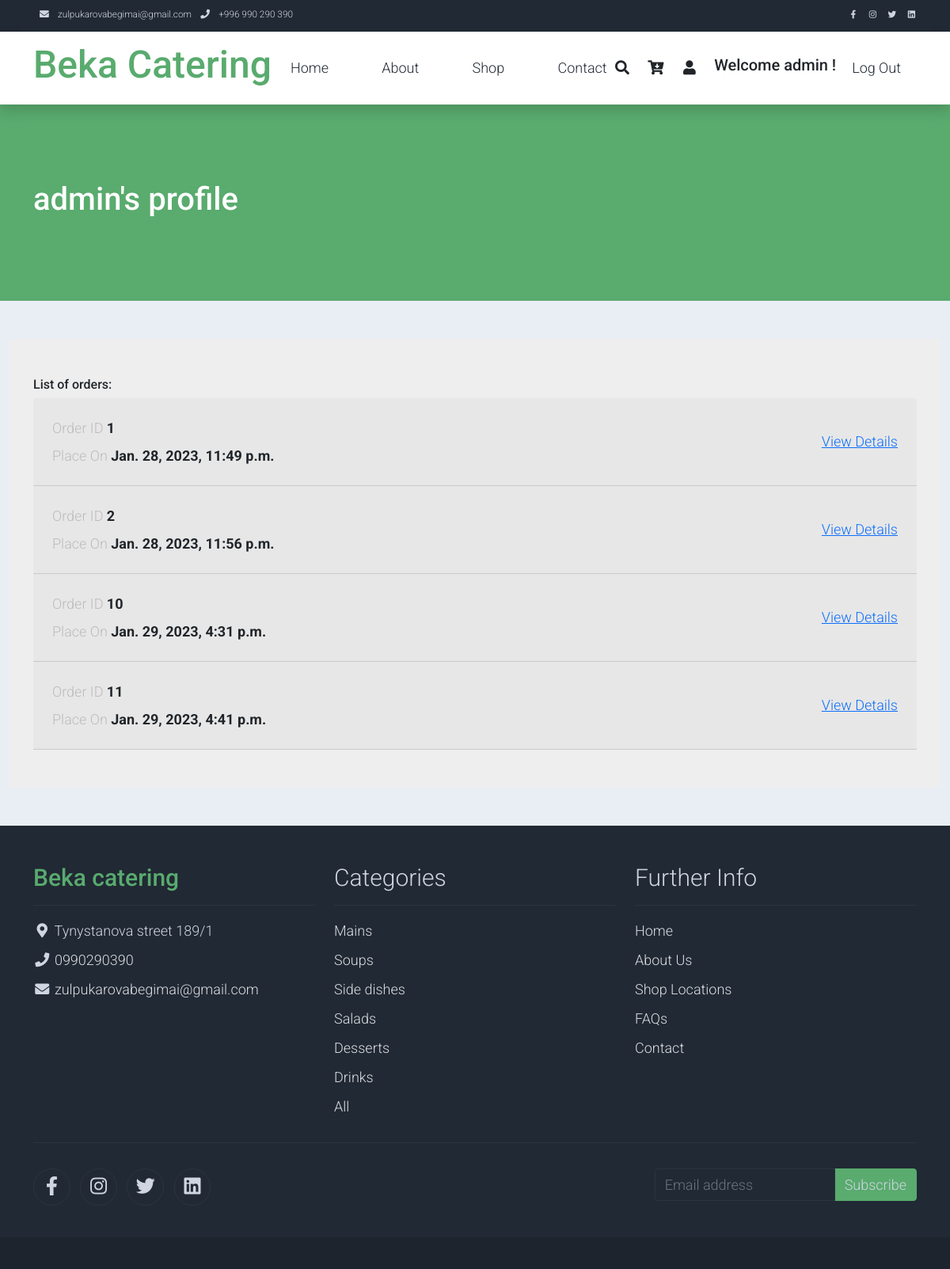
The page /user/ (signed in) on the database its author committed.
### user/models.py (models this page shows, shortened)
class Order(models.Model):
    user = models.ForeignKey(User, on_delete=models.CASCADE)
    total_price = models.DecimalField(max_digits=10, decimal_places=2)
    created_at = models.DateTimeField(auto_now_add=True)
    updated_at = models.DateTimeField(auto_now=True)
    is_completed = models.BooleanField(default=False)
    billing_address = models.TextField()
    shipping_address = models.TextField()
    payment_method = models.CharField(max_length=20)
    payment_data = models.TextField()
    comments = models.TextField(blank=True)

### user/views.py (the view)
# urls.py: path('', include('user.urls')),
@login_required(login_url='login_view')
def user(request):
    orders = Order.objects.filter(user=request.user)
    cart = Cart.objects.filter(user=request.user)
    return render(request, 'user/user.html', {'orders':orders, 'cart':cart})

### user/templates/user/user.html (shortened to what this page needs)
{% extends "main/base.html" %}
{% block content %}
    {% load static %}
<section class="bg-success py-5">
                <div class="container">
                    <div class="row align-items-center py-5">
                        <div class="col-md-8 text-white">
                            <h1>{{user}}'s profile</h1>
                        </div>
                    </div>
                </div>
</section>
<div class="container-fluid bg-light py-5">
     <section class="h-100 h-custom" style="background-color: #eee;">
         <div class="container py-5 h-100">
             <h6>List of orders:</h6>
             {% for order in orders %}
                     <div class="card-header p-4">
                         <div class="d-flex justify-content-between align-items-center">
                             <div>
                                 <p class="text-muted mb-2"> Order ID <span class="fw-bold text-body">{{ order.id }}</span></p>
                                 <p class="text-muted mb-0"> Place On <span class="fw-bold text-body">{{order.created_at}}</span> </p>
                             </div>
                             <div>
                                 <h6 class="mb-0"> <a href="{% url 'checkout' order.id %}">View Details</a> </h6>
                             </div>
                         </div>
                     </div>
             {% endfor %}
         </div>
     </section>
</div>
{% endblock %}

### main/templates/main/base.html (shortened to what this page needs)
<!DOCTYPE html>
<html lang="en">
<head >
    {% load static %}
    <link rel="stylesheet" href=" {% static 'assets/css/bootstrap.min.css' %}">
    <link rel="stylesheet" href="{% static 'assets/css/templatemo.css' %}">
    <link rel="stylesheet" href=" {% static 'assets/css/custom.css' %}">
    <link rel="stylesheet" href="{% static 'assets/css/fontawesome.min.css' %}">
</head>
<body id='body-id'>
    <nav class="navbar navbar-expand-lg bg-dark navbar-light d-none d-lg-block" id="templatemo_nav_top">
        <div class="container text-light">
            <div class="w-100 d-flex justify-content-between">
                <div>
                    <i class="fa fa-envelope mx-2"></i>
                    <a class="navbar-sm-brand text-light text-decoration-none" href="mailto:info@company.com">zulpukarovabegimai@gmail.com</a>
                    <i class="fa fa-phone mx-2"></i>
                    <a class="navbar-sm-brand text-light text-decoration-none" href="tel:010-020-0340">+996 990 290 390</a>
                </div>
                <div>
                    <a class="text-light" href="https://www.facebook.com/profile.php?id=100074768593144" target="_blank" rel="sponsored"><i class="fab fa-facebook-f fa-sm fa-fw me-2"></i></a>
                    <a class="text-light" href="https://www.instagram.com/bekasekadiskoteka" target="_blank"><i class="fab fa-instagram fa-sm fa-fw me-2"></i></a>
                    <a class="text-light" href="https://twitter.com/featheredlegs" target="_blank"><i class="fab fa-twitter fa-sm fa-fw me-2"></i></a>
                    <a class="text-light" href="https://kg.linkedin.com/in/begimai-zulpukarova-96716958" target="_blank"><i class="fab fa-linkedin fa-sm fa-fw"></i></a>
                </div>
            </div>
        </div>
    </nav>
    <nav class="navbar navbar-expand-lg navbar-light shadow">
        <div class="container d-flex justify-content-between align-items-center">
            <a class="navbar-brand text-success logo h1 align-self-center" href="{% url 'index' %}">
                Beka Catering
            </a>
            <div class="align-self-center collapse navbar-collapse flex-fill  d-lg-flex justify-content-lg-between" id="templatemo_main_nav">
                <div class="flex-fill">
                    <ul class="nav navbar-nav d-flex justify-content-between mx-lg-auto">
                        <li class="nav-item">
                            <a class="nav-link" href="{% url 'index' %}">Home</a>
                        </li>
                        <li class="nav-item">
                            <a class="nav-link" href="{% url 'about' %}">About</a>
                        </li>
                        <li class="nav-item">
                            <a class="nav-link" href="{% url 'product_list' %}">Shop</a>
                        </li>
                        <li class="nav-item">
                            <a class="nav-link" href="{% url 'contact' %}">Contact</a>
                        </li>
                    </ul>
                </div>
                <div class="navbar align-self-center d-flex">
                    <a class="nav-icon d-none d-lg-inline" href="#" data-bs-toggle="modal" data-bs-target="#templatemo_search">
                        <i class="fa fa-fw fa-search text-dark mr-2"></i>
                    </a>
                       <a class="nav-icon position-relative text-decoration-none" href="{% url 'view_cart' %}">
                        <i class="fa fa-fw fa-cart-arrow-down text-dark mr-1"></i>
                    </a>
                    <a class="nav-icon position-relative text-decoration-none" href="{% url 'user' %}">
                        <i class="fa fa-fw fa-user text-dark mr-3"></i>
                    </a>
                    {% if user.is_authenticated %}
                        <h5 class="nav-icon position-relative text-decoration-none">Welcome {{ user.username }} !</h5>
                        <a class="nav-icon position-relative text-decoration-none" href="{% url 'logout_view' %}">Log Out</a>
                    {% else %}
                        <a class="nav-icon position-relative text-decoration-none" href="{% url 'login_view' %}">Log In</a>
                        <a class="nav-icon position-relative text-decoration-none" href="{% url 'register' %}">Register</a>
                    {% endif %}
                </div>
            </div>
        </div>
    </nav>
    <main>
        {% block content %}{% endblock %}
    </main>
    <footer class="bg-dark" id="tempaltemo_footer">
        <div class="container">
            <div class="row">
                <div class="col-md-4 pt-5">
                    <h2 class="h2 text-success border-bottom pb-3 border-light logo">Beka catering</h2>
                    <ul class="list-unstyled text-light footer-link-list">
                        <li>
                            <i class="fas fa-map-marker-alt fa-fw"></i>
                            Tynystanova street 189/1
                        </li>
                        <li>
                            <i class="fa fa-phone fa-fw"></i>
                            <a class="text-decoration-none" href="tel:010-020-0340">0990290390</a>
                        </li>
                        <li>
                            <i class="fa fa-envelope fa-fw"></i>
                            <a class="text-decoration-none" href="mailto:info@company.com">zulpukarovabegimai@gmail.com</a>
                        </li>
                    </ul>
                </div>
                <div class="col-md-4 pt-5">
                    <h2 class="h2 text-light border-bottom pb-3 border-light">Categories</h2>
                    <ul class="list-unstyled text-light footer-link-list">
                        <li><a class="text-decoration-none" href="{% url 'filter_products' category='MA' %}">Mains</a></li>
                        <li><a class="text-decoration-none" href="{% url 'filter_products' category='SO' %}">Soups</a></li>
                        <li><a class="text-decoration-none" href="{% url 'filter_products' category='SI' %}">Side dishes</a></li>
                        <li><a class="text-decoration-none" href="{% url 'filter_products' category='SA' %}">Salads</a></li>
                        <li><a class="text-decoration-none" href="{% url 'filter_products' category='DE' %}">Desserts</a></li>
                        <li><a class="text-decoration-none" href="{% url 'filter_products' category='DR' %}">Drinks</a></li>
                        <li><a class="text-decoration-none" href="{% url 'product_list' %}">All</a></li>
                    </ul>
                </div>
                <div class="col-md-4 pt-5">
                    <h2 class="h2 text-light border-bottom pb-3 border-light">Further Info</h2>
                    <ul class="list-unstyled text-light footer-link-list">
                        <li><a class="text-decoration-none" href="{% url 'index' %}">Home</a></li>
                        <li><a class="text-decoration-none" href="{% url 'about' %}">About Us</a></li>
                        <li><a class="text-decoration-none" href="#">Shop Locations</a></li>
                        <li><a class="text-decoration-none" href="#">FAQs</a></li>
                        <li><a class="text-decoration-none" href="{% url 'contact' %}">Contact</a></li>
                    </ul>
                </div>
            </div>
            <div class="row text-light mb-4">
                <div class="col-12 mb-3">
                    <div class="w-100 my-3 border-top border-light"></div>
                </div>
                <div class="col-auto me-auto">
                    <ul class="list-inline text-left footer-icons">
                        <li class="list-inline-item border border-light rounded-circle text-center">
                            <a class="text-light text-decoration-none" target="_blank" href="http://facebook.com/"><i class="fab fa-facebook-f fa-lg fa-fw"></i></a>
                        </li>
                        <li class="list-inline-item border border-light rounded-circle text-center">
                            <a class="text-light text-decoration-none" target="_blank" href="https://www.instagram.com/"><i class="fab fa-instagram fa-lg fa-fw"></i></a>
                        </li>
                        <li class="list-inline-item border border-light rounded-circle text-center">
                            <a class="text-light text-decoration-none" target="_blank" href="https://twitter.com/"><i class="fab fa-twitter fa-lg fa-fw"></i></a>
                        </li>
                        <li class="list-inline-item border border-light rounded-circle text-center">
                            <a class="text-light text-decoration-none" target="_blank" href="https://www.linkedin.com/"><i class="fab fa-linkedin fa-lg fa-fw"></i></a>
                        </li>
                    </ul>
                </div>
                <div class="col-auto">
                    <div class="input-group mb-2">
                        <input type="text" class="form-control bg-dark border-light" id="subscribeEmail" placeholder="Email address">
                        <div class="input-group-text btn-success text-light">Subscribe</div>
                    </div>
                </div>
            </div>
        </div>
        <div class="w-100 bg-black py-3">
            <div class="container">
                <div class="row pt-2">
                </div>
            </div>
        </div>
    </footer>
</body>
</html>

### static/assets/css/templatemo.css (style rules this page uses)
body, ul, li, p, a, label, input, div { font-family: 'Roboto', sans-serif; font-size: 18px !important; font-weight: 300 !important; }
.h1 { font-family: 'Roboto', sans-serif; font-size: 48px !important; font-weight: 200 !important; }
.h2 { font-family: 'Roboto', sans-serif; font-size: 30px !important; font-weight: 300; }
.logo { font-weight: 500 !important; }
.text-muted { color: #bcbcbc !important; }
.text-success { color: #59ab6e !important; }
.text-light { color: #cfd6e1 !important; }
.bg-dark { background-color: #212934 !important; }
.bg-light { background-color: #e9eef5 !important; }
.bg-black { background-color: #1d242d !important; }
.bg-success { background-color: #59ab6e !important; }
.btn-success { background-color: #59ab6e !important; border-color: #56ae6c !important; }
#templatemo_nav_top { min-height: 40px; }
#templatemo_nav_top * { font-size: .9em !important; }
#templatemo_main_nav a { color: #212934; }
#templatemo_main_nav .navbar .nav-icon { margin-right: 20px; }
.form-control { border: 1px solid #e8e8e8; }
#tempaltemo_footer a { color: #dcdde1; }
#tempaltemo_footer ul.footer-link-list li { padding-top: 10px; }
#tempaltemo_footer ul.footer-icons li { width: 2.6em; height: 2.6em; line-height: 2.6em; }
#tempaltemo_footer .border-light { border-color: #2d343f !important; }
@media (min-width: 768px) { #templatemo_main_nav .navbar-nav { max-width: 450px; } }
@media (min-width: 992px) { #templatemo_main_nav .navbar-nav { max-width: 550px; } }

### rows shown on the page
Order: id "1", created_at "Jan. 28, 2023, 11:49 p.m."
Order: id "2", created_at "Jan. 28, 2023, 11:56 p.m."
Order: id "10", created_at "Jan. 29, 2023, 4:31 p.m."
Order: id "11", created_at "Jan. 29, 2023, 4:41 p.m."

### other values the page prints
{{ user.username }} "admin"
{{ user }} "admin"
